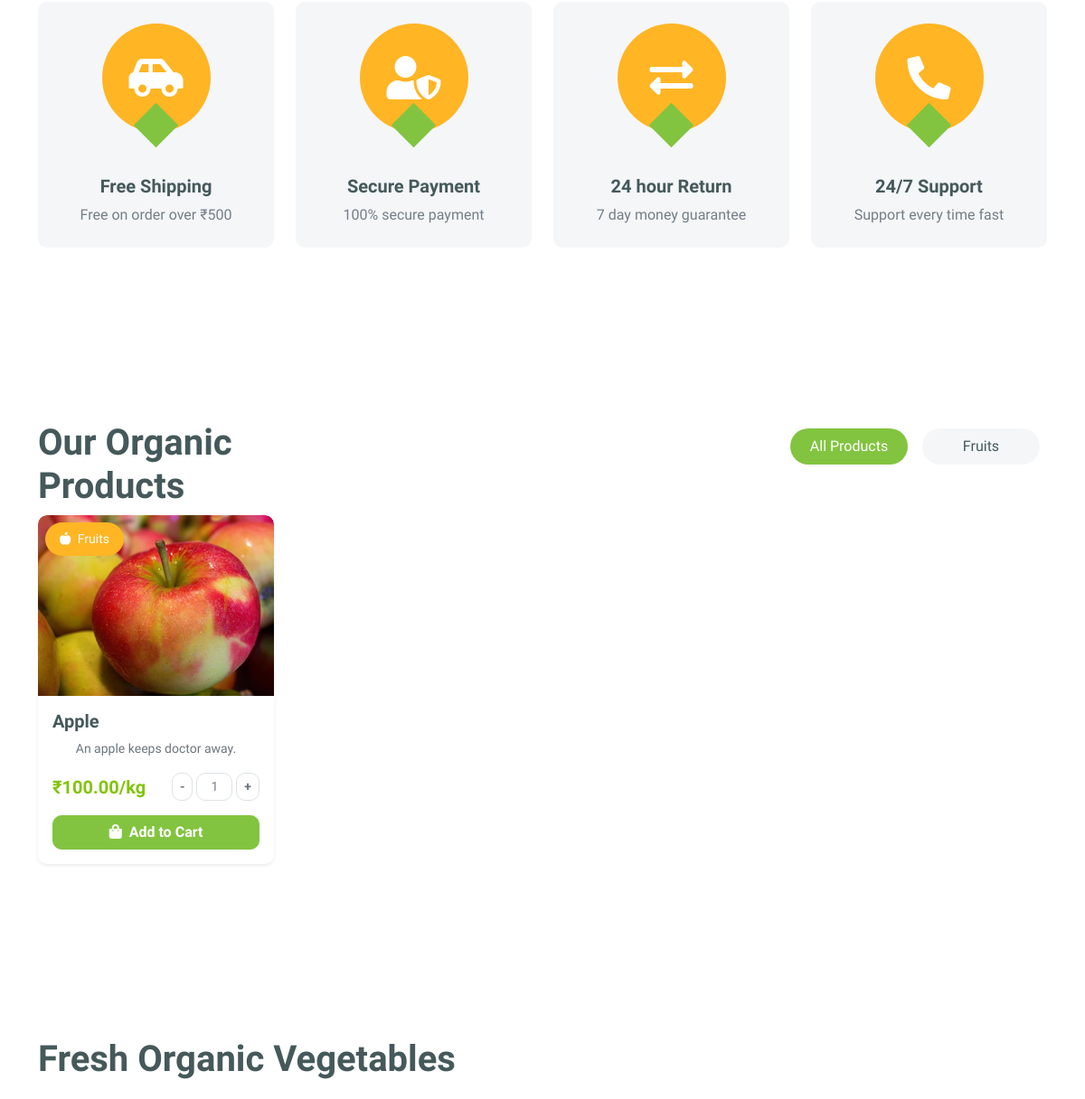
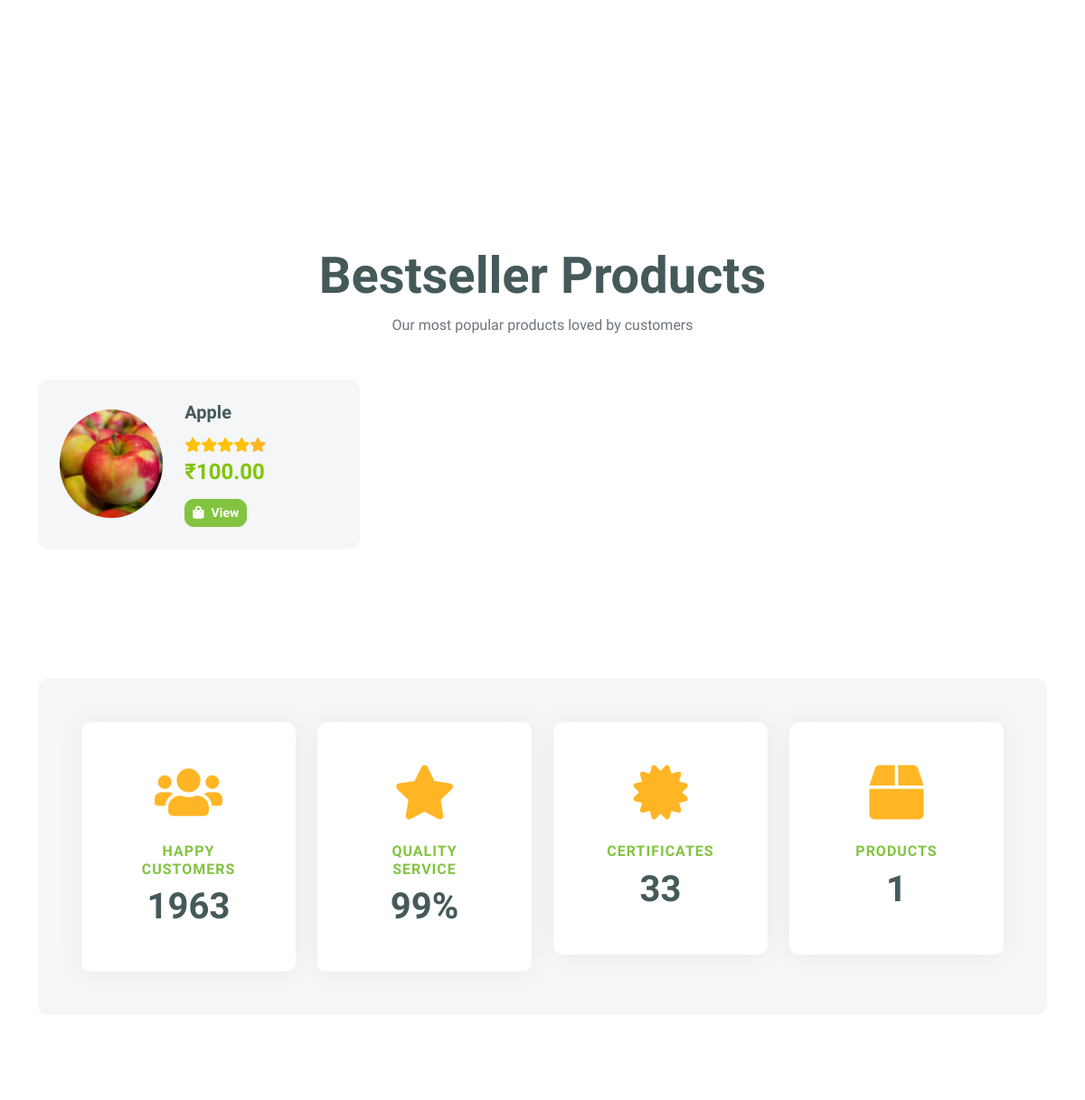
Before: / (middle part) with the older database file (2 pictures, top to bottom).
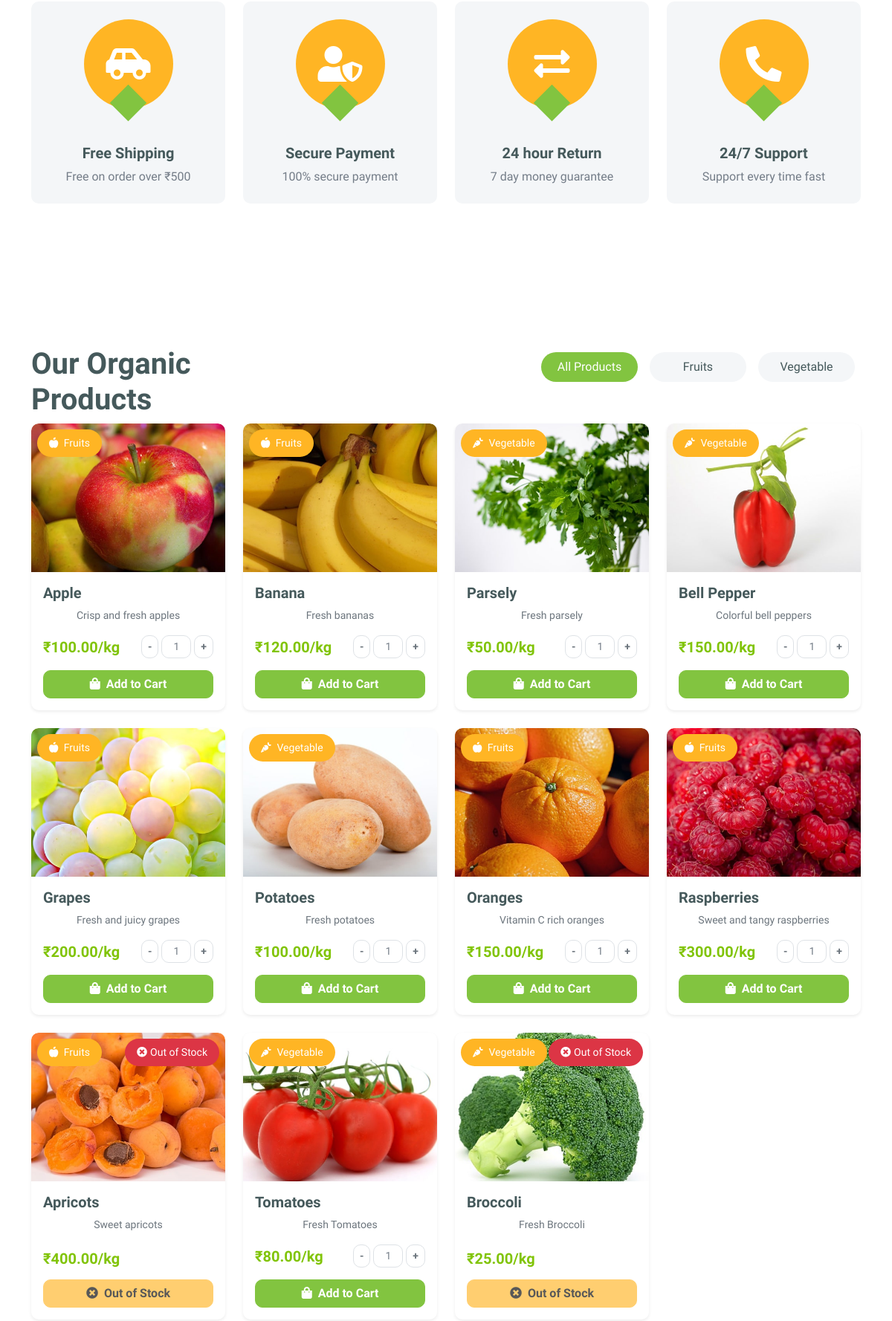
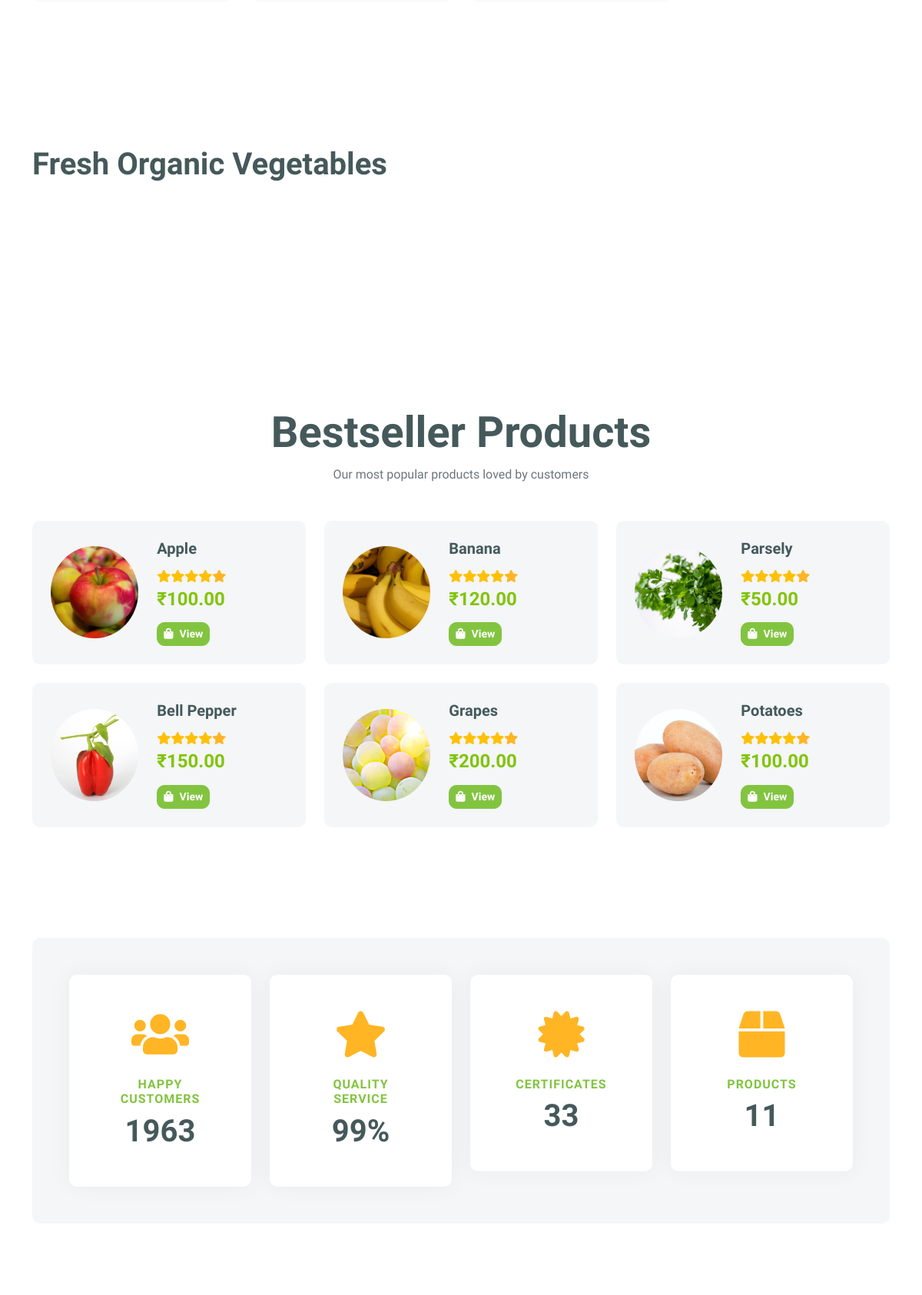
After: the same page with the newer database file (2 pictures, top to bottom).
### shop/models.py (models this page shows, shortened)
class Category(models.Model):
    name = models.CharField(max_length=200)
    gst_percent = models.DecimalField(max_digits=5, decimal_places=2, default=5)

class Product(models.Model):
    category = models.ForeignKey(Category, on_delete=models.CASCADE)
    name = models.CharField(max_length=200)
    price = models.DecimalField(max_digits=10, decimal_places=2)
    image = models.ImageField(upload_to='products/')
    description = models.TextField(blank=True, null=True)
    stock = models.PositiveIntegerField(default=0)

### shop/views.py (the view)
# urls.py: 2. Add a URL to urlpatterns:  path('', views.home, name='home')
def home(request):
    products = Product.objects.all()
    categories = Category.objects.all()
    user_wishlist_ids = []
    if request.user.is_authenticated:
        user_wishlist_ids = Wishlist.objects.filter(user=request.user).values_list('product_id', flat=True)
    return render(request, 'shop/home.html', {
        'products': products,
        'categories': categories,
        'fruits': products.filter(category__name='Fruits'),
        'vegetables': products.filter(category__name='Vegetables'),
        'bestsellers': products.filter(stock__gt=0)[:6],
        'user_wishlist_ids': list(user_wishlist_ids),
        'wishlist_count': len(user_wishlist_ids),
    })

### shop/templates/shop/home.html (shortened to what this page needs)
{% extends 'shop/base.html' %}
{% load static %}
{% block content %}
<div class="container-fluid featurs py-5">
    <div class="container py-5">
        <div class="row g-4">
            <div class="col-md-6 col-lg-3">
                <div class="featurs-item text-center rounded bg-light p-4">
                    <div class="featurs-icon btn-square rounded-circle bg-secondary mb-5 mx-auto">
                        <i class="fas fa-car-side fa-3x text-white"></i>
                    </div>
                    <div class="featurs-content text-center">
                        <h5>Free Shipping</h5>
                        <p class="mb-0">Free on order over ₹500</p>
                    </div>
                </div>
            </div>
            <div class="col-md-6 col-lg-3">
                <div class="featurs-item text-center rounded bg-light p-4">
                    <div class="featurs-icon btn-square rounded-circle bg-secondary mb-5 mx-auto">
                        <i class="fas fa-user-shield fa-3x text-white"></i>
                    </div>
                    <div class="featurs-content text-center">
                        <h5>Secure Payment</h5>
                        <p class="mb-0">100% secure payment</p>
                    </div>
                </div>
            </div>
            <div class="col-md-6 col-lg-3">
                <div class="featurs-item text-center rounded bg-light p-4">
                    <div class="featurs-icon btn-square rounded-circle bg-secondary mb-5 mx-auto">
                        <i class="fas fa-exchange-alt fa-3x text-white"></i>
                    </div>
                    <div class="featurs-content text-center">
                        <h5>24 hour Return</h5>
                        <p class="mb-0">7 day money guarantee</p>
                    </div>
                </div>
            </div>
            <div class="col-md-6 col-lg-3">
                <div class="featurs-item text-center rounded bg-light p-4">
                    <div class="featurs-icon btn-square rounded-circle bg-secondary mb-5 mx-auto">
                        <i class="fa fa-phone-alt fa-3x text-white"></i>
                    </div>
                    <div class="featurs-content text-center">
                        <h5>24/7 Support</h5>
                        <p class="mb-0">Support every time fast</p>
                    </div>
                </div>
            </div>
        </div>
    </div>
</div>
<div class="container-fluid fruite py-5">
    <div class="container py-5">
        <div class="tab-class text-center">
            <div class="row g-4">
                <div class="col-lg-4 text-start">
                    <h1>Our Organic Products</h1>
                </div>
                <div class="col-lg-8 text-end">
                    <ul class="nav nav-pills d-inline-flex text-center mb-5">
                        <li class="nav-item">
                            <a class="d-flex m-2 py-2 bg-light rounded-pill active" data-bs-toggle="pill" href="#tab-1">
                                <span class="text-dark" style="width: 130px;">All Products</span>
                            </a>
                        </li>
                        {% for category in categories %}
                        <li class="nav-item">
                            <a class="d-flex py-2 m-2 bg-light rounded-pill" data-bs-toggle="pill" href="#tab-{{ category.id }}">
                                <span class="text-dark" style="width: 130px;">{{ category.name }}</span>
                            </a>
                        </li>
                        {% endfor %}
                    </ul>
                </div>
            </div>
            <div class="tab-content">
                <div id="tab-1" class="tab-pane fade show p-0 active">
                    <div class="row g-4">
                        {% for product in products %}
                        <div class="col-md-6 col-lg-4 col-xl-3">
                            <div class="card product-card h-100 border-0 shadow-sm"
                                 onclick="location.href='{% url 'product_detail' product.id %}'">
                                <div class="position-relative">
                                    <img src="{{ product.image.url }}" class="card-img-top" style="height: 200px; object-fit: cover;" alt="{{ product.name }}">
                                    <span class="position-absolute top-0 start-0 bg-secondary text-white px-3 py-2 m-2 rounded-pill small">
                                        <i class="fas {% if product.category.name == 'Fruits' %}fa-apple-alt{% else %}fa-carrot{% endif %} me-1"></i>
                                        {{ product.category.name }}
                                    </span>
                                    {% if product.stock <= 0 %}
                                    <span class="position-absolute top-0 end-0 bg-danger text-white px-3 py-2 m-2 rounded-pill small">
                                        <i class="fa fa-times-circle me-1"></i>Out of Stock
                                    </span>
                                    {% endif %}
                                </div>
                                <div class="card-body d-flex flex-column">
                                    <div class="d-flex justify-content-between align-items-start mb-2">
                                        <h5 class="card-title mb-0">{{ product.name }}</h5>
                                    </div>
                                    <p class="card-text text-muted small mb-3">{{ product.description|truncatewords:8 }}</p>
                                    <div class="mt-auto">
                                        <div class="d-flex justify-content-between align-items-center mb-3">
                                            <span class="h5 text-primary fw-bold mb-0">₹{{ product.price|floatformat:2 }}/kg</span>
                                            {% if product.stock > 0 %}
                                            <div class="d-flex align-items-center">
                                                <button class="btn btn-sm btn-outline-secondary"
                                                        onclick="decreaseQty('{{ product.id }}'); event.stopPropagation();"
                                                        id="decrease-{{ product.id }}">-</button>
                                                <input type="text"
                                                       id="qty-{{ product.id }}"
                                                       class="form-control form-control-sm text-center mx-1"
                                                       value="1"
                                                       readonly
                                                       data-max-stock="{{ product.stock }}"
                                                       style="width: 40px;">
                                                <button class="btn btn-sm btn-outline-secondary"
                                                        onclick="increaseQty('{{ product.id }}'); event.stopPropagation();"
                                                        id="increase-{{ product.id }}">+</button>
                                            </div>
                                            {% endif %}
                                        </div>
                                        {% if product.stock > 0 %}
                                        <button onclick="addToCart('{{ product.id }}'); event.stopPropagation();"
                                                class="btn btn-primary w-100" id="add-to-cart-{{ product.id }}">
                                            <i class="fa fa-shopping-bag me-2"></i>Add to Cart
                                        </button>
                                        {% else %}
                                        <button class="btn btn-secondary w-100" disabled>
                                            <i class="fa fa-times-circle me-2"></i>Out of Stock
                                        </button>
                                        {% endif %}
                                    </div>
                                </div>
                            </div>
                        </div>
                        {% endfor %}
                    </div>
                </div>
            </div>
        </div>
    </div>
</div>
<div class="container-fluid vesitable py-5">
    <div class="container py-5">
        <h1 class="mb-0">Fresh Organic Vegetables</h1>
        <div class="owl-carousel vegetable-carousel justify-content-center">
        </div>
    </div>
</div>
<div class="container-fluid py-5">
    <div class="container py-5">
        <div class="text-center mx-auto mb-5" style="max-width: 700px;">
            <h1 class="display-4">Bestseller Products</h1>
            <p class="text-muted">Our most popular products loved by customers</p>
        </div>
        <div class="row g-4">
            {% for product in bestsellers %}
            <div class="col-lg-6 col-xl-4">
                <div class="p-4 rounded bg-light h-100"
                     onclick="location.href='{% url 'product_detail' product.id %}'"
                     style="cursor: pointer;">
                    <div class="row align-items-center">
                        <div class="col-5">
                            <img src="{{ product.image.url }}" class="img-fluid rounded-circle w-100" style="height:120px; width:120px; object-fit:cover;" alt="{{ product.name }}">
                        </div>
                        <div class="col-7">
                            <div class="d-flex justify-content-between align-items-start">
                                <h5 class="mb-2">{{ product.name }}</h5>
                            </div>
                            <div class="d-flex my-2">
                                <i class="fa fa-star text-warning"></i>
                                <i class="fa fa-star text-warning"></i>
                                <i class="fa fa-star text-warning"></i>
                                <i class="fa fa-star text-warning"></i>
                                <i class="fa fa-star text-secondary"></i>
                            </div>
                            <h4 class="text-primary mb-3">₹{{ product.price|floatformat:2 }}</h4>
                            {% if product.stock > 0 %}
                            <a href="{% url 'product_detail' product.id %}" class="btn btn-sm btn-primary">
                                <i class="fa fa-shopping-bag me-2"></i>View
                            </a>
                            {% endif %}
                        </div>
                    </div>
                </div>
            </div>
            {% endfor %}
        </div>
    </div>
</div>
<div class="container-fluid py-5">
    <div class="container">
        <div class="bg-light p-5 rounded">
            <div class="row g-4 justify-content-center">
                <div class="col-md-6 col-lg-6 col-xl-3">
                    <div class="counter bg-white rounded p-5">
                        <i class="fa fa-users text-secondary"></i>
                        <h4>Happy Customers</h4>
                        <h1>1963</h1>
                    </div>
                </div>
                <div class="col-md-6 col-lg-6 col-xl-3">
                    <div class="counter bg-white rounded p-5">
                        <i class="fa fa-star text-secondary"></i>
                        <h4>Quality Service</h4>
                        <h1>99%</h1>
                    </div>
                </div>
                <div class="col-md-6 col-lg-6 col-xl-3">
                    <div class="counter bg-white rounded p-5">
                        <i class="fa fa-certificate text-secondary"></i>
                        <h4>Certificates</h4>
                        <h1>33</h1>
                    </div>
                </div>
                <div class="col-md-6 col-lg-6 col-xl-3">
                    <div class="counter bg-white rounded p-5">
                        <i class="fa fa-box text-secondary"></i>
                        <h4>Products</h4>
                        <h1>{{ products.count }}</h1>
                    </div>
                </div>
            </div>
        </div>
    </div>
</div>
{% endblock %}

### shop/templates/shop/base.html (shortened to what this page needs)
{% load static %}
<!DOCTYPE html>
<html lang="en">
    <head>
        <link rel="stylesheet" href="https://use.fontawesome.com/releases/v5.15.4/css/all.css"/>
        <link href="https://cdn.jsdelivr.net/npm/bootstrap-icons@1.4.1/font/bootstrap-icons.css" rel="stylesheet">
        <link href="{% static 'lib/lightbox/css/lightbox.min.css' %}" rel="stylesheet">
        <link href="{% static 'lib/owlcarousel/assets/owl.carousel.min.css' %}" rel="stylesheet">
        <link href="{% static 'css/bootstrap.min.css' %}" rel="stylesheet">
        <link href="{% static 'css/style.css' %}" rel="stylesheet">
    </head>
    <body>
        {% block content %}
        {% endblock %}
    </body>
</html>

### shop/static/css/style.css (style rules this page uses)
.btn { font-weight: 600; transition: .5s; }
.btn-square { width: 32px; height: 32px; }
.btn-square, .btn-sm-square, .btn-md-square, .btn-lg-square { padding: 0; display: flex; align-items: center; justify-content: center; }
.btn-primary { background-color: #82c440; border-color: #82c440; color: white; }
.btn-outline-secondary { border-color: #dee2e6; color: #6c757d; }
.featurs .featurs-item .featurs-icon { position: relative; width: 120px; height: 120px; }
.featurs .featurs-item .featurs-icon::after { content: ""; width: 35px; height: 35px; background: #82c440; position: absolute; bottom: -10px; transform: rotate(45deg); }
.fruite .tab-class .nav-item a.active { background: #82c440 !important; }
.fruite .tab-class .nav-item a.active span { color: white !important; }
.product-card { transition: all 0.3s ease; border-radius: 10px; overflow: hidden; cursor: pointer; }
.product-card .card-img-top { height: 200px; object-fit: cover; transition: transform 0.3s ease; }
.form-control.text-center { border: 1px solid #dee2e6; font-weight: 500; background-color: white; }
.counter { text-align: center; box-shadow: 0 0 30px rgba(0, 0, 0, 0.05); padding: 2rem; background: white; border-radius: 10px; }
.counter i { font-size: 60px; margin-bottom: 25px; color: #82c440; }
.counter h4 { color: #82c440; letter-spacing: 1px; text-transform: uppercase; font-size: 1rem; }
.counter h1 { font-size: 2.5rem; font-weight: 700; margin-bottom: 0; }

Changed rows visible on the page:
added Category: name "Vegetable"
changed Product "Apple": description "An apple keeps doctor away." → "Crisp and fresh apples"
added Product: image (picture), category.name "Fruits", name "Banana", description "Fresh bananas", price "120.00", id "1", shows "View"
added Product: image (picture), category.name "Vegetable", name "Parsely", description "Fresh parsely", price "50.00", id "1", shows "View"
added Product: image (picture), category.name "Vegetable", name "Bell Pepper", description "Colorful bell peppers", price "150.00", id "1", shows "View"
added Product: image (picture), category.name "Fruits", name "Grapes", description "Fresh and juicy grapes", price "200.00", id "1", shows "View"
added Product: image (picture), category.name "Vegetable", name "Potatoes", description "Fresh potatoes", price "100.00", id "1", shows "View"
added Product: image (picture), category.name "Fruits", name "Oranges", description "Vitamin C rich oranges", price "150.00", id "1"
added Product: image (picture), category.name "Fruits", name "Raspberries", description "Sweet and tangy raspberries", price "300.00", id "1"
added Product: image (picture), category.name "Fruits", stock 0 (drawn), name "Apricots", description "Sweet apricots", price "400.00"
added Product: image (picture), category.name "Vegetable", name "Tomatoes", description "Fresh Tomatoes", price "80.00", id "1"
added Product: image (picture), category.name "Vegetable", stock 0 (drawn), name "Broccoli", description "Fresh Broccoli", price "25.00"
Other visible differences:
{{ products.count }}: "1" → "11"
